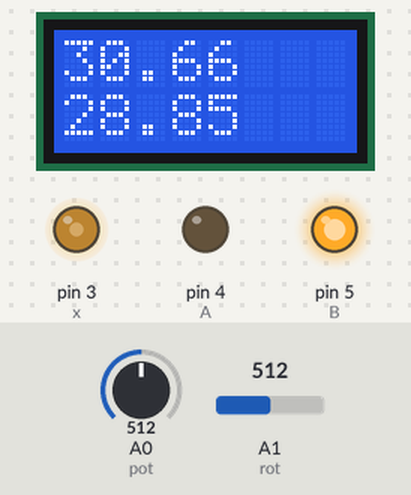
The sketch below on a simulated Arduino Uno, built with avr-gcc and run on an emulated ATmega328P. Shown: 8×2 character LCD, output pins drawn as LEDs (lit = HIGH). The test bench sets the inputs (shaded band); at power-on: A0 (pot) = 512, A1 (rot) = 512.

Above: at 1.2 s.
1.3 s: A0 (pot) set to 716
At 2.1 s:
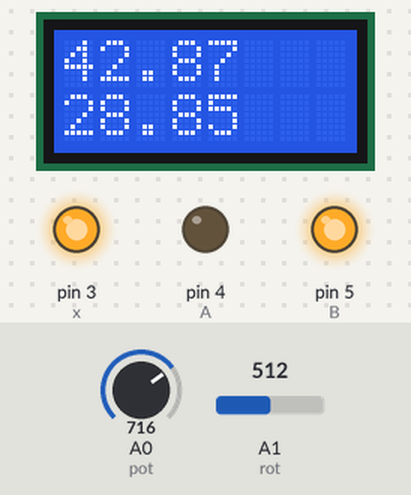
2.8 s: A1 (rot) set to 716
At 3.3 s:
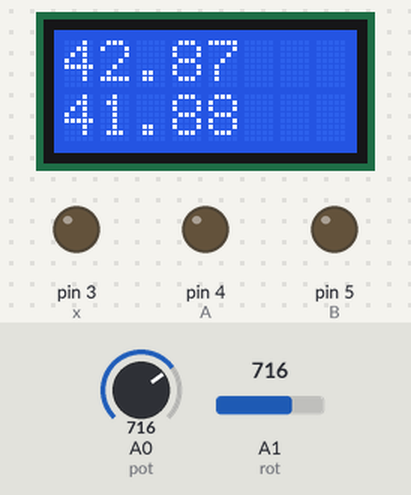
4.3 s: A1 (rot) set to 739
At 5.5 s:
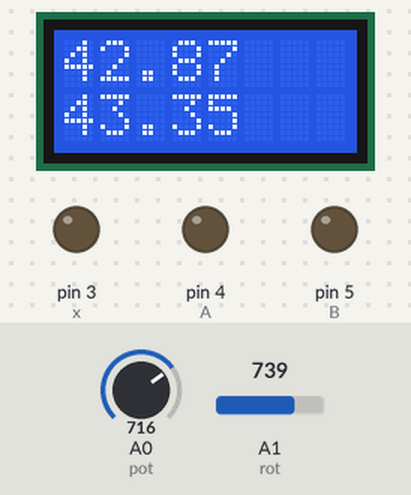
5.8 s: A1 (rot) set to 748
At 6.7 s:
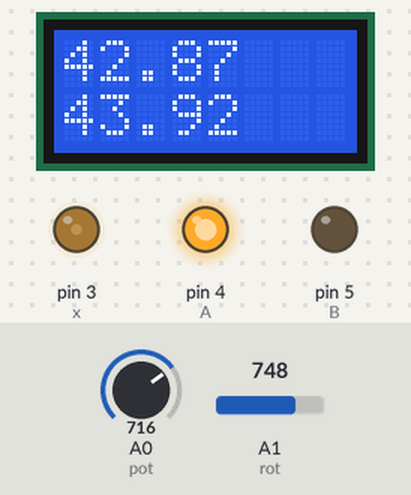
7.3 s: A0 (pot) set to 511
At 7.9 s:
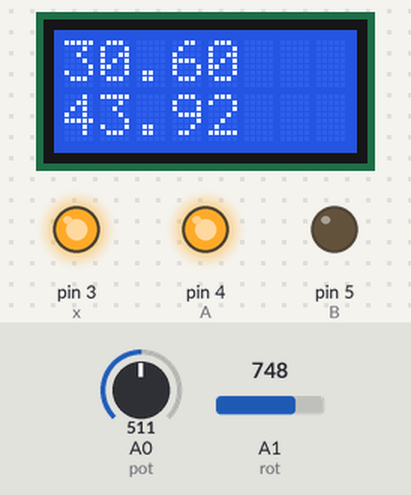
8.8 s: A0 (pot) set to 306
At 10.3 s:
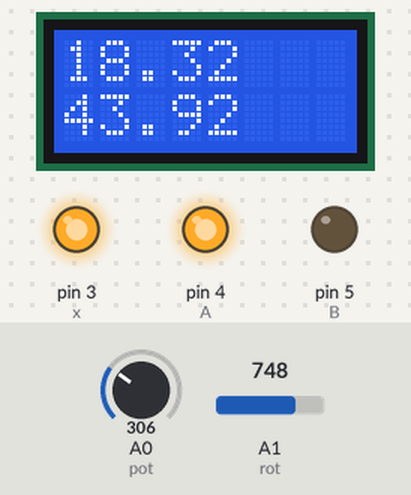
Timing chart, 0 to 11.3 s (numbered marks = the images above; inputs shaded):
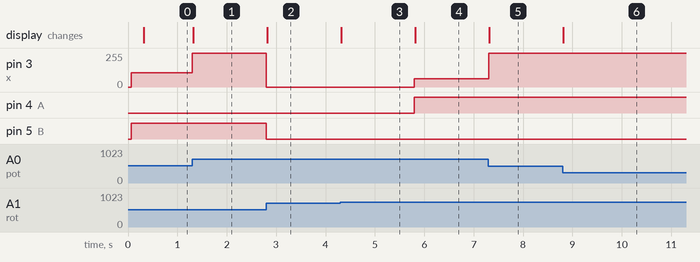

Measured:
- the behaviour switches between 747 and 748 on A1 (rot) (found by bisection; images 3 and 4)
- after the input at 1.3 s, pin 3 (x): 108/255 → 255/255 at once; the display: changes at once (image 1)
- after the input at 2.8 s, pin 3 (x): 255/255 → 0/255 at once; pin 5 (B): HIGH → LOW at once; the display: changes at once (image 2)
- after the input at 4.3 s, the display: changes at once (image 3)
- after the input at 5.8 s, pin 3 (x): 0/255 → 62/255 at once; pin 4 (A): LOW → HIGH at once; the display: changes at once (image 4)
- after the input at 7.3 s, pin 3 (x): 62/255 → 255/255 at once; the display: changes at once (image 5)
- after the input at 8.8 s, the display: changes at once (image 6)

The sketch:

control_con_tope.ino
```cpp
#include <TimerOne.h>
#include <LiquidCrystal.h>

LiquidCrystal lcd(13, 12, 11, 10, 9, 8);
//Entradas
int pot = A0;  //Pot del usuario
int rot = A1;  //Sensor de rotacion

//Salidas
int x = 3;     //Salida PWM
int A = 4;     //Salida A a la compuerta
int B = 5;     //Salida B a la compuerta

//Variables
int inPot;
float outPWM;
int salidaA;
int salidaB;
float setpoint;           //Inclinacion deseada
float processvar;         //Variable de proceso
int k = 60;
float error;
int medicion;

void setup() {
  pinMode(pot, INPUT);
  pinMode(rot, INPUT);
  pinMode(A, OUTPUT);
  pinMode(B, OUTPUT);
  lcd.begin(8, 2);
  lcd.clear();

  Timer1.initialize(250000);  // 250 ms
  Timer1.attachInterrupt(LCD) ;

}

void loop() {
  lectura();   //Leer pot del usuario
  posicion();  //Leer sensor de posicion
  control2();  //Calcular la diferencia

  if (processvar>=58.8 && setpoint==60.0) {
  alto();
  salida();
  }

  if (abs(error) >= 1) {

    if (error > 0) {
      avance();
      salida();
    }

    else if (error < 0) {
      retroceso();
      salida();
    }
  }

  else if (abs(error) < 1 ) {
    alto();
    salida();
  }
}

//Control propocional
void control2() {
  error = setpoint - processvar;
  outPWM = k * abs(error);
  if (outPWM > 255) {
    outPWM = 255;
  }
}

//Inclinacion deseada
void lectura() {
  inPot = analogRead(pot);
  setpoint = inPot / 16.7;
  if (setpoint > 60.0) {
    setpoint = 60.0;
  }
}

//Inclinacion actual
void posicion() {
  medicion = analogRead(rot); //maximo 4.7 v
  processvar = (medicion - 60.2714) / 15.6576;

  if (processvar < 0) {
  processvar = 0;
  }
}

void retroceso() {
  salidaA = HIGH; //pin 4
  salidaB = LOW;  //pin 5
}
void avance() {
  salidaA = LOW;
  salidaB = HIGH;
}

void salida() {
  digitalWrite(A, salidaA);
  digitalWrite(B, salidaB);
  analogWrite(x, outPWM);
}

void LCD() {
  lcd.clear();
  lcd.print(setpoint);
  lcd.setCursor(0, 1);
  lcd.print(processvar);
}

void alto() {
  salidaA = 0;
  salidaB = 0;
  outPWM = 0.0;
}
```
